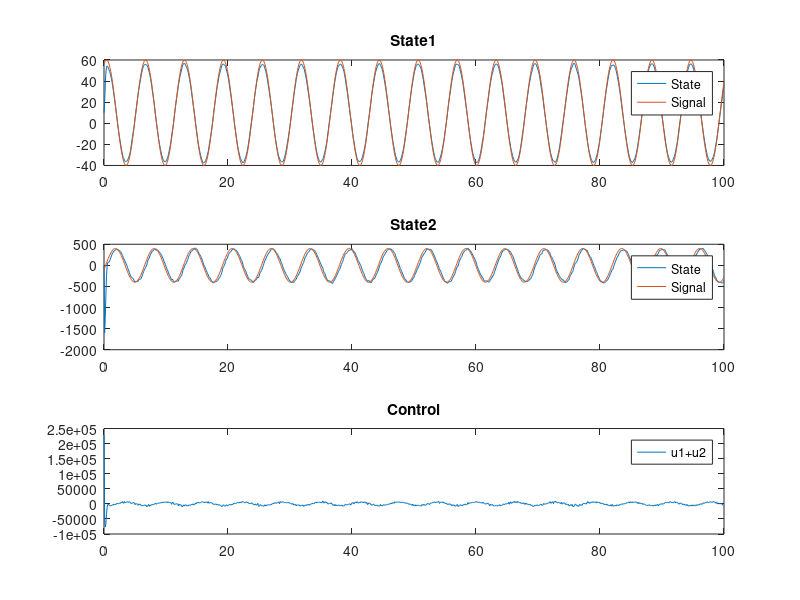

Write the MATLAB code that produced this figure.
clear all;
clc;

%% 6)	Show examples (Matlab and Simulink) on the performance of one (two?) PID used to do the same task

% Continuous time system

Ac = [-0.1 -0.12
      -0.3 -0.012];
Bc = [0 
      -0.07];
C = eye(2);
D = zeros(2,1);

sampleTime = 0.1;
horizon = 100;

x0 = [10
     -2];
sysc = ss(Ac,Bc,C,D);
sysd = c2d(sysc,sampleTime);
Ad = sysd.A;
Bd = sysd.B;

t = 0:sampleTime:horizon;
nSamples = length(t);
N = length(t)-1;
u1 = zeros(1,nSamples-1);
u2 = zeros(1,nSamples-1);

x1_track = 50*sin(t+20)+10;
x2_track = 400*sin(t+50);

x(:,1) = x0;

Qv = [0.1 0
      0 0.1]; % covariance noise of input
rng default  % for reproducibility
mucsi = [0 0]; % mean noise of input
csi = mvnrnd(mucsi,Qv,N)'; % generates random input noise

% Values for the first PID, obtained tuning the PID in Simulink

Kp = 2628.54740453048;
Ki = 19066.7584084496;
Kd = 0;

% Values for the second PID, obtained tuning the PID in Simulink

Kp2 = -128.478349079916;
Ki2 = -688.977103325722;
Kd2 = -0.850264599796858;

previousError = 0;
previousError2 = 0;
integral = 0;
integral2 = 0;
for i=1:nSamples-1
% PID control
  error = x1_track(:,i) - x(1,i);
  error2 = x2_track(:,i) - x(2,i);
  integral = integral + error*sampleTime;
  integral2 = integral2 + error2*sampleTime;
  derivative = (error - previousError)/sampleTime;
  derivative2 = (error2 - previousError2)/sampleTime;
  u1(:,i) = Kp*error + Ki*integral + Kd*derivative;
  u2(:,i) = Kp2*error2 + Ki2*integral2 + Kd2*derivative2;
  previousError = error;
  previousError2 = error2;
  
  % Evolution of the system
  x(:,i+1) = Ad*x(:,i) + Bd*(u1(:,i)+u2(:,i)) + csi(:,i);
end

% Plotting the first PID

subplot(3,1,1);
plot(t,x(1,:));
hold on;
plot(t,x1_track(1,:));
hold off;
title('State1');
legend('State','Signal');

% Plotting the second PID

subplot(3,1,2);
plot(t,x(2,:));
hold on;
plot(t,x2_track(1,:));
hold off;
title('State2');
legend('State','Signal');

% Plotting the control

subplot(3,1,3);
plot(t(1:end-1),(u1(1,:)+u2(1,:)));
title('Control');
legend('u1+u2');
